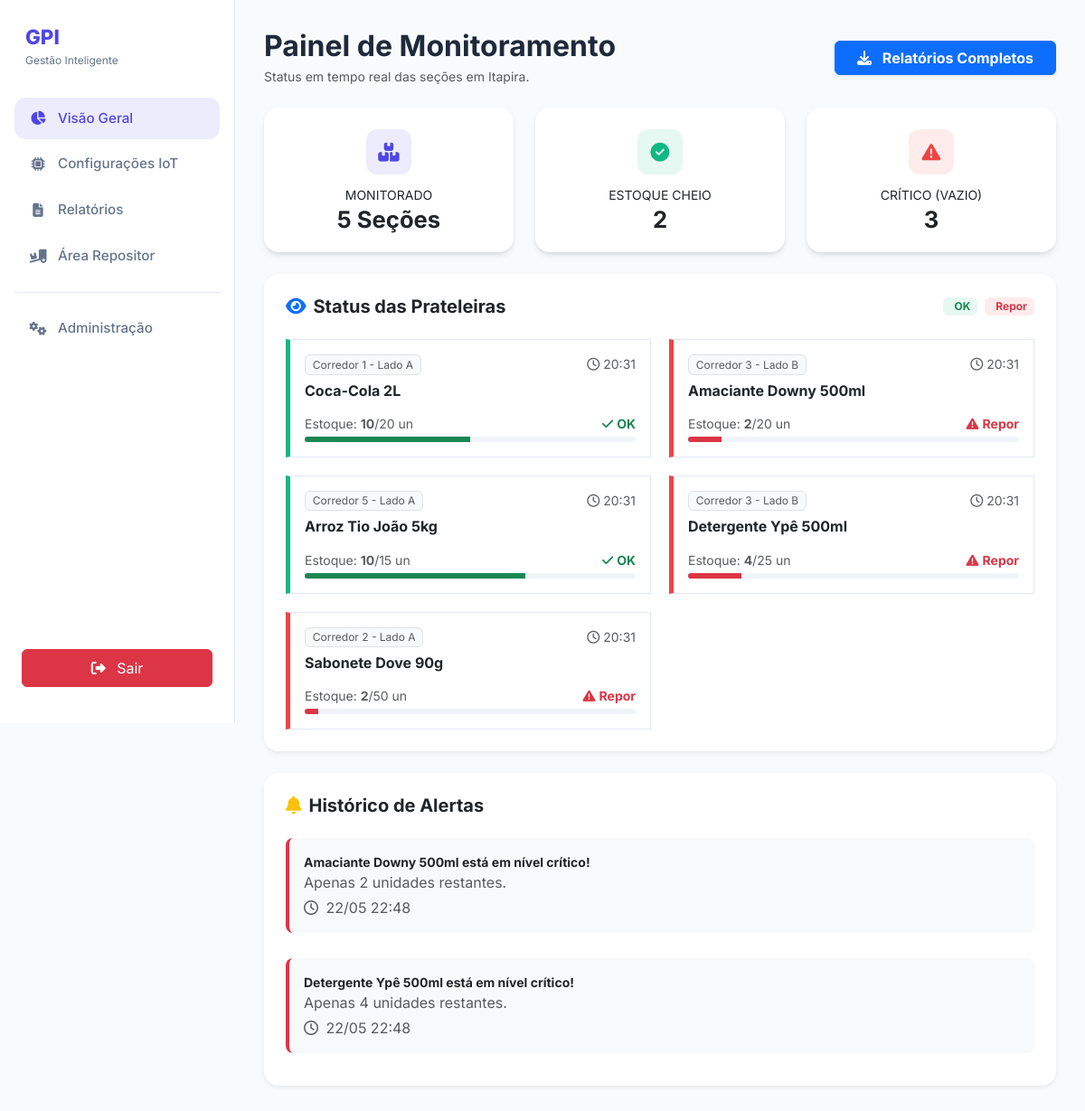
/roteador.php?controller=Home&action=index (signed in), run on an earlier commit of the app's database.
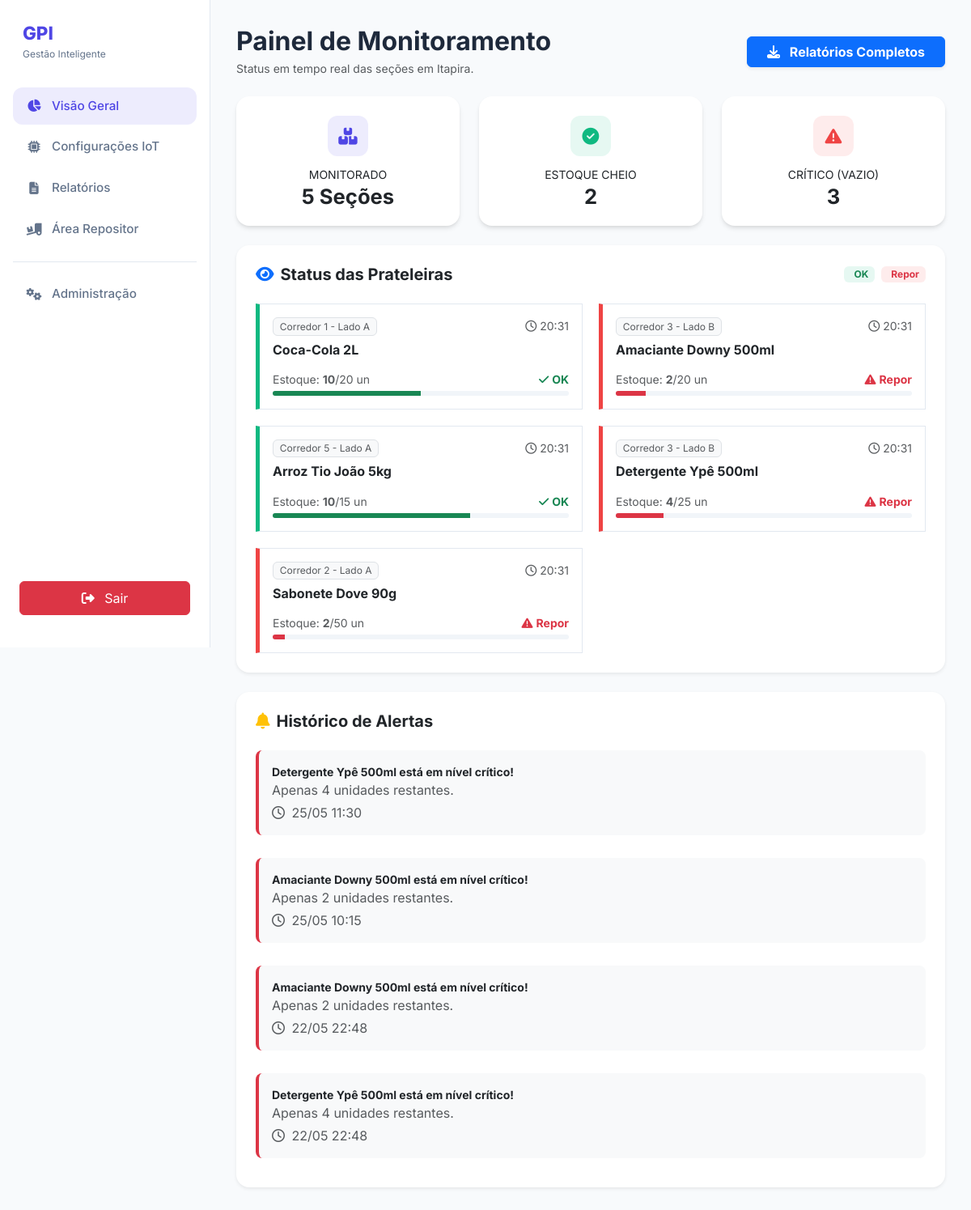
And on a later commit of the database.
### tables this page shows
CREATE TABLE sensor (
    id INT PRIMARY KEY NOT NULL AUTO_INCREMENT,
    nome VARCHAR(120) NOT NULL,
    corredor VARCHAR(120) NOT NULL,
    lado VARCHAR(120) NOT NULL,
    peso_atual DECIMAL(10,3) NOT NULL DEFAULT 0,
    capacidade_maxima INT NOT NULL DEFAULT 20,
    minimo_reposicao INT NOT NULL DEFAULT 5,
    ultima_atualizacao DATETIME NOT NULL DEFAULT CURRENT_TIMESTAMP ON UPDATE CURRENT_TIMESTAMP,
    id_produto INT NOT NULL,
    status VARCHAR(20) NOT NULL,
    FOREIGN KEY (id_produto) REFERENCES produtos(id)
);

CREATE TABLE produtos (
    id INT PRIMARY KEY NOT NULL AUTO_INCREMENT,
    nome VARCHAR(120) NOT NULL,
    peso_unitario DECIMAL(10,3) NOT NULL,
    id_categoria INT,
    FOREIGN KEY (id_categoria) REFERENCES categorias(id)
);

CREATE TABLE historico_alertas (
    id INT PRIMARY KEY AUTO_INCREMENT,
    id_sensor INT NOT NULL,
    quantidade_no_momento INT NOT NULL,
    data_hora_alerta DATETIME DEFAULT CURRENT_TIMESTAMP,
    status ENUM('pendente', 'resolvido') DEFAULT 'pendente',
    FOREIGN KEY (id_sensor) REFERENCES sensor(id)
);

### controller/HomeController.php (called while the page is built, shortened)
<?php
class HomeController {
    public function index() {
        $this->sensorDAO = new SensorDAO();
        $this->historicoDAO = new HistoricoDAO();
        $sensores = $this->sensorDAO->listarTodos();
        $alertas = $this->historicoDAO->listarAlertasPendentes();
        include __DIR__ . '/../view/home.php';
    }
}

### autoload.php (called while the page is built, shortened)
<?php
spl_autoload_register(function ($classe) {
    $pastas = ['controller', 'model', 'dao'];
    foreach ($pastas as $pasta) {
        $arquivo = __DIR__ . DIRECTORY_SEPARATOR . $pasta . DIRECTORY_SEPARATOR . $classe . '.php';
        if (file_exists($arquivo)) {
            return;
        }
    }
});

### DAO/Conexao.php (called while the page is built)
<?php
class Conexao {
    private static $instance;
    public static function getConn() {
        if (!isset(self::$instance)) {
            try {
                self::$instance = new PDO("mysql:host=localhost;port=3307;dbname=gpi;charset=utf8", "root", "");
                self::$instance->setAttribute(PDO::ATTR_ERRMODE, PDO::ERRMODE_EXCEPTION);
            } catch (PDOException $e) {
                die("Erro de conexão com o banco de dados: " . $e->getMessage());
            }
        }
        return self::$instance;
    }
}

### DAO/SensorDAO.php (called while the page is built, shortened)
<?php
class SensorDAO {
    private $conexao;
    public function __construct() {
        $this->conexao = Conexao::getConn();
    }
    public function listarTodos() {
    try {
        $sql = "SELECT s.id AS sensor_id, s.nome AS sensor_nome, s.corredor, s.lado,
                       s.peso_atual, s.capacidade_maxima, s.minimo_reposicao, s.status AS sensor_status,
                       p.id AS produto_id, p.nome AS produto_nome, p.peso_unitario,
                       c.id AS categoria_id, c.nome AS categoria_nome
                FROM sensor s
                JOIN produtos p ON s.id_produto = p.id
                JOIN categorias c ON p.id_categoria = c.id";
        $stmt = $this->conexao->query($sql);
        $sensores = [];
        while ($row = $stmt->fetch(PDO::FETCH_ASSOC)) {
            $categoria = new Categoria();
            $categoria->setId($row['categoria_id']);
            $categoria->setNome($row['categoria_nome']);
            $produto = new Produto();
            $produto->setId($row['produto_id']);
            $produto->setNome($row['produto_nome']);
            $produto->setPesoUnitario($row['peso_unitario']);
            $produto->setCategoria($categoria);
            $sensor = new Sensor();
            $sensor->setId($row['sensor_id']);
            $sensor->setNome($row['sensor_nome']);
            $sensor->setCorredor($row['corredor']);
            $sensor->setLado($row['lado']);
            $sensor->setPesoAtual($row['peso_atual']);
            $sensor->setCapacidadeMaxima($row['capacidade_maxima']);
            $sensor->setMinimoReposicao($row['minimo_reposicao']);
            $sensor->setProduto($produto);
            $sensor->setStatus($row['sensor_status']);
            $sensores[] = $sensor;
        }
        return $sensores;
    } catch (PDOException $e) {
        throw new Exception("Erro ao listar sensores: " . $e->getMessage());
    }
}
}

### model/Sensor.php (called while the page is built, shortened)
<?php
class Sensor {
    private $corredor;
    private $lado;
    private $pesoAtual;
    private $capacidadeMaxima;
    private $minimoReposicao;
    private $produto;
    public function getQuantidadeAtual() {
        return floor($this->pesoAtual / $this->produto->getPesoUnitario());
    }
    public function getPorcentagemEstoque() {
        $atual = $this->getQuantidadeAtual();
        $porcentagem = ($atual / $this->capacidadeMaxima) * 100;
        return ($porcentagem > 100) ? 100 : round($porcentagem, 1);
    }
    public function precisaRepoiscao() {
        return $this->getQuantidadeAtual() <= $this->minimoReposicao;
    }
    public function getCorredor() {
        return $this->corredor;
    }
    public function setCorredor($corredor) {
        $this->corredor = $corredor;
    }
    public function getLado() {
        return $this->lado;
    }
    public function setLado($lado) {
        $this->lado = $lado;
    }
    public function setPesoAtual($pesoAtual) {
        $this->pesoAtual = $pesoAtual;
    }
    public function getCapacidadeMaxima() {
        return $this->capacidadeMaxima;
    }
    public function setCapacidadeMaxima($capacidadeMaxima) {
        $this->capacidadeMaxima = $capacidadeMaxima;
    }
    public function setMinimoReposicao($minimoReposicao) {
        $this->minimoReposicao = $minimoReposicao;
    }
    public function getProduto() {
        return $this->produto;
    }
    public function setProduto(Produto $produto) {
        $this->produto = $produto;
    }
}

### model/Produto.php (called while the page is built, shortened)
<?php
class Produto {
    private $nome;
    private $peso_unitario;
    public function getNome() {
        return $this->nome;
    }
    public function getPesoUnitario() {
        return $this->peso_unitario;
    }
    public function setNome($nome) {
        $this->nome = $nome;
    }
    public function setPesoUnitario($peso_unitario) {
        $this->peso_unitario = $peso_unitario;
    }
}

### DAO/HistoricoDAO.php (called while the page is built, shortened)
<?php
class HistoricoDAO {
    private $conexao;
    public function __construct() {
        $this->conexao = Conexao::getConn();
    }
    public function listarAlertasPendentes() {
        $sql = "SELECT ha.*, p.nome as nome_p, p.peso_unitario as peso_p
                FROM historico_alertas ha
                JOIN sensor s ON ha.id_sensor = s.id
                JOIN produtos p ON s.id_produto = p.id
                WHERE ha.status = 'pendente' ORDER BY data_hora_alerta DESC";
        $stmt = $this->conexao->query($sql);
        $dados = $stmt->fetchAll(PDO::FETCH_ASSOC);
        $objetos = [];
        foreach ($dados as $d) {
            $prod = new Produto();
            $prod->setNome($d['nome_p']);
            $objetos[] = new Alerta($prod, $d['quantidade_no_momento'], $d['data_hora_alerta']);
        }
        return $objetos;
    }
}

### model/Alerta.php (called while the page is built)
<?php
class Alerta {
    private $produto;
    private $quantidade_no_momento;
    private $data_hora_alerta;
    public function __construct($produto, $quantidade, $data) {
        $this->produto = $produto;
        $this->quantidade_no_momento = $quantidade;
        $this->data_hora_alerta = $data;
    }
    public function getProduto() { return $this->produto; }
    public function getQuantidadeNoMomento() { return $this->quantidade_no_momento; }
    public function getDataHoraAlerta() { return $this->data_hora_alerta; }
}

### view/home.php (the view, shortened to what the rows shown need)
<!DOCTYPE html>
<html lang="pt-BR">
<head>
    <link rel="stylesheet" href="https://cdnjs.cloudflare.com/ajax/libs/font-awesome/6.4.2/css/all.min.css">
    <link href="https://cdn.jsdelivr.net/npm/bootstrap@5.3.2/dist/css/bootstrap.min.css" rel="stylesheet">
    <link rel="stylesheet" href="style.css" />
</head>
<body>
    <div class="app">
        <main class="content">
            <header class="header mb-4 d-flex justify-content-between align-items-center">
                <div>
                    <h1 class="fw-bold h2 mb-1">Painel de Monitoramento</h1>
                </div>
            </header>
            <div class="main-grid">
                <section class="card border-0 shadow-sm p-4">
                    <div class="d-flex justify-content-between align-items-center mb-4">
                        <h2 class="h5 fw-bold mb-0"><i class="fa-solid fa-eye me-2 text-primary"></i>Status das Prateleiras</h2>
                    </div>
                    <div class="shelf-grid">
                        <?php foreach ($sensores as $s):
                            $quantidade = $s->getQuantidadeAtual();
                            $porcentagem = $s->getPorcentagemEstoque();
                            $isCritico = $s->precisaRepoiscao();
                            $classeStatus = $isCritico ? 'status-vazio' : 'status-cheio';
                            $corBarra = $isCritico ? 'bg-danger' : 'bg-success';
                        ?>
                        <article class="shelf-item <?php echo $classeStatus; ?> p-3">
                            <div class="d-flex justify-content-between align-items-start mb-2">
                                <span class="badge bg-light text-muted border small fw-normal">
                                    <?php echo $s->getCorredor() . " - " . $s->getLado(); ?>
                                </span>
                                <small class="text-muted"><i class="fa-regular fa-clock me-1"></i><?php echo date('H:i'); ?></small>
                            </div>
                            <h3 class="h6 fw-bold mb-3"><?php echo $s->getProduto()->getNome(); ?></h3>
                            <div class="shelf-status-bar">
                                <div class="d-flex justify-content-between small mb-1">
                                    <span class="text-muted">Estoque: <strong><?php echo $quantidade; ?></strong>/<?php echo $s->getCapacidadeMaxima(); ?> un</span>
                                    <span class="fw-bold <?php echo $isCritico ? 'text-danger' : 'text-success'; ?>">
                                        <?php if($isCritico): ?>
                                            <i class="fa-solid fa-triangle-exclamation me-1"></i>Repor
                                        <?php else: ?>
                                            <i class="fa-solid fa-check me-1"></i>OK
                                        <?php endif; ?>
                                    </span>
                                </div>
                                <div class="progress" style="height: 6px; border-radius: 10px;">
                                    <div class="progress-bar <?php echo $corBarra; ?>"
                                         role="progressbar"
                                         style="width: <?php echo $porcentagem; ?>%"
                                         aria-valuenow="<?php echo $porcentagem; ?>"
                                         aria-valuemin="0"
                                         aria-valuemax="100">
                                    </div>
                                </div>
                            </div>
                        </article>
                        <?php endforeach; ?>
                    </div>
                </section>
                <section class="card border-0 shadow-sm p-4">
                    <h2 class="h5 fw-bold mb-4"><i class="fa-solid fa-bell me-2 text-warning"></i>Histórico de Alertas</h2>
                    <div class="alerts d-flex flex-column gap-3">
                        <?php if (empty($alertas)): ?>
                            <div class="text-center py-4">
                                <i class="fa-solid fa-circle-check text-success opacity-25 mb-2" style="font-size: 2rem;"></i>
                                <p class="text-muted small">Nenhum alerta pendente.</p>
                            </div>
                        <?php else: foreach ($alertas as $a): ?>
                            <article class="alert-item p-3 rounded-3 bg-light border-start border-danger border-4">
                                <strong class="d-block small fw-bold text-dark"><?php echo $a->getProduto()->getNome(); ?> está em nível crítico!</strong>
                                <p class="mb-1 smaller text-muted">Apenas <?php echo $a->getQuantidadeNoMomento(); ?> unidades restantes.</p>
                                <p class="alert-time mb-0 smaller text-muted">
                                    <i class="fa-regular fa-clock me-1"></i> <?php echo date('d/m H:i', strtotime($a->getDataHoraAlerta())); ?>
                                </p>
                            </article>
                        <?php endforeach; endif; ?>
                    </div>
                </section>
            </div>
        </main>
    </div>
</body>
</html>

What changed in the data, as far as the page shows it:
added historico_alertas: produtos.nome "Detergente Ypê 500ml", quantidade_no_momento "4", data_hora_alerta "25/05 11:30"
added historico_alertas: produtos.nome "Amaciante Downy 500ml", quantidade_no_momento "2", data_hora_alerta "25/05 10:15"
